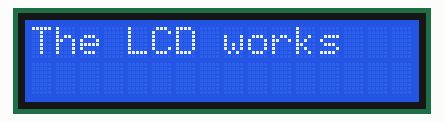
The sketch below on a simulated ESP32. Shown: 16×2 character LCD. What the sketch prints to the serial monitor is not drawn.

Above: at 0.2 s.
At 5.2 s:
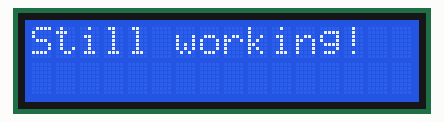

The sketch:

OLED_only.ino
```cpp
// include the library code:
#include <Adafruit_CharacterOLED.h>

/*
 * initialize the library with the OLED hardware
 * version OLED_Vx and numbers of the interface pins.
 * OLED_V1 = older, OLED_V2 = newer. If 2 doesn't work try 1 ;)

 Wiring Guide:

   OLED pin  <-->   ESP32 pin
    4 (rs)          14
    5 (rw)          32
    6 (en)          15
   11 (d4)          33
   12 (d5)          27
   13 (d6)          12
   14 (d7)          13

 Adafruit_CharacterOLED lcd(OLED_V2, version, rs, rw, en, d4, d5, d6, d7);
*/
Adafruit_CharacterOLED lcd(OLED_V2, 14, 32, 15, 33, 27, 12, 13);

void setup()
{
  Serial.println();
  Serial.println("In setup");

  Serial.begin(115200);
  delay(100);

  lcd.begin(16, 2);
  lcd.clear();
  lcd.setCursor(0,0);
  lcd.print("The LCD works");
}


void loop()
{
  delay(5000);

  Serial.println("another pass through the loop");
  lcd.clear();
  lcd.setCursor(0,0);
  lcd.print("Still working!");

}
```

Measured:
- what the display in image 0 shows lasts 5.0 s, from 0.2 s to 5.2 s
